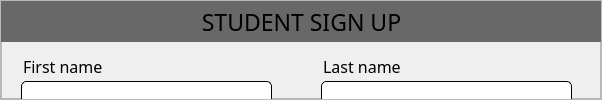
        <widget class="QWidget" name="page_10">
         <layout class="QHBoxLayout" name="horizontalLayout_32">
          <property name="spacing">
           <number>0</number>
          </property>
          <property name="leftMargin">
           <number>0</number>
          </property>
          <property name="topMargin">
           <number>0</number>
          </property>
          <property name="rightMargin">
           <number>0</number>
          </property>
          <property name="bottomMargin">
           <number>0</number>
          </property>
          <item>
           <widget class="QFrame" name="frame_71">
            <property name="minimumSize">
             <size>
              <width>0</width>
              <height>0</height>
             </size>
            </property>
            <property name="maximumSize">
             <size>
              <width>470</width>
              <height>16777215</height>
             </size>
            </property>
            <property name="styleSheet">
             <string notr="true">background-image: url(:/images/images/signup.jpg);</string>
            </property>
            <property name="frameShape">
             <enum>QFrame::StyledPanel</enum>
            </property>
            <property name="frameShadow">
             <enum>QFrame::Raised</enum>
            </property>
           </widget>
          </item>
          <item>
           <widget class="QFrame" name="frame_72">
            <property name="frameShape">
             <enum>QFrame::StyledPanel</enum>
            </property>
            <property name="frameShadow">
             <enum>QFrame::Raised</enum>
            </property>
            <layout class="QHBoxLayout" name="horizontalLayout_33">
             <property name="spacing">
              <number>0</number>
             </property>
             <property name="leftMargin">
              <number>0</number>
             </property>
             <property name="topMargin">
              <number>0</number>
             </property>
             <property name="rightMargin">
              <number>0</number>
             </property>
             <property name="bottomMargin">
              <number>0</number>
             </property>
             <item>
              <widget class="QFrame" name="frame_73">
               <property name="frameShape">
                <enum>QFrame::StyledPanel</enum>
               </property>
               <property name="frameShadow">
                <enum>QFrame::Raised</enum>
               </property>
              </widget>
             </item>
             <item>
              <widget class="QFrame" name="frame_75">
               <property name="minimumSize">
                <size>
                 <width>600</width>
                 <height>0</height>
                </size>
               </property>
               <property name="maximumSize">
                <size>
                 <width>600</width>
                 <height>16777215</height>
                </size>
               </property>
               <property name="frameShape">
                <enum>QFrame::StyledPanel</enum>
               </property>
               <property name="frameShadow">
                <enum>QFrame::Raised</enum>
               </property>
               <widget class="QPushButton" name="pushButton_18">
                <property name="geometry">
                 <rect>
                  <x>410</x>
                  <y>440</y>
                  <width>151</width>
                  <height>41</height>
                 </rect>
                </property>
                <property name="font">
                 <font>
                  <pointsize>11</pointsize>
                 </font>
                </property>
                <property name="cursor">
                 <cursorShape>PointingHandCursor</cursorShape>
                </property>
                <property name="styleSheet">
                 <string notr="true">background-color: rgb(1, 198, 17);
border-radius:5px </string>
                </property>
                <property name="text">
                 <string>Register</string>
                </property>
               </widget>
               <widget class="QLineEdit" name="lineEdit_11">
                <property name="geometry">
                 <rect>
                  <x>20</x>
                  <y>80</y>
                  <width>251</width>
                  <height>31</height>
                 </rect>
                </property>
                <property name="styleSheet">
                 <string notr="true">border: 1.1px solid black;
padding-left: 10 px;
border-radius:5px
</string>
                </property>
                <property name="echoMode">
                 <enum>QLineEdit::Normal</enum>
                </property>
               </widget>
               <widget class="QLabel" name="label_18">
                <property name="geometry">
                 <rect>
                  <x>22</x>
                  <y>55</y>
                  <width>111</width>
                  <height>21</height>
                 </rect>
                </property>
                <property name="font">
                 <font>
                  <family>Nova Flat</family>
                  <pointsize>12</pointsize>
                 </font>
                </property>
                <property name="styleSheet">
                 <string notr="true">border-radius:7px;
background: none;
</string>
                </property>
                <property name="text">
                 <string>First name</string>
                </property>
                <property name="alignment">
                 <set>Qt::AlignLeading|Qt::AlignLeft|Qt::AlignVCenter</set>
                </property>
               </widget>
               <widget class="QPushButton" name="pushButton_22">
                <property name="geometry">
                 <rect>
                  <x>20</x>
                  <y>440</y>
                  <width>151</width>
                  <height>41</height>
                 </rect>
                </property>
                <property name="font">
                 <font>
                  <pointsize>11</pointsize>
                 </font>
                </property>
                <property name="cursor">
                 <cursorShape>PointingHandCursor</cursorShape>
                </property>
                <property name="styleSheet">
                 <string notr="true">background-color: rgb(0, 0, 203);
border-radius:5px;
color: rgb(188, 188, 188);</string>
                </property>
                <property name="text">
                 <string>Back to login</string>
                </property>
               </widget>
               <widget class="QLabel" name="label_19">
                <property name="geometry">
                 <rect>
                  <x>0</x>
                  <y>0</y>
                  <width>601</width>
                  <height>41</height>
                 </rect>
                </property>
                <property name="font">
                 <font>
                  <family>Nova Flat</family>
                  <pointsize>17</pointsize>
                 </font>
                </property>
                <property name="styleSheet">
                 <string notr="true">border-radius:0px;
background: rgb(104, 104, 104);
</string>
                </property>
                <property name="text">
                 <string>STUDENT SIGN UP</string>
                </property>
                <property name="alignment">
                 <set>Qt::AlignCenter</set>
                </property>
               </widget>
               <widget class="QLabel" name="label_20">
                <property name="geometry">
                 <rect>
                  <x>322</x>
                  <y>55</y>
                  <width>111</width>
                  <height>21</height>
                 </rect>
                </property>
                <property name="font">
                 <font>
                  <family>Nova Flat</family>
                  <pointsize>12</pointsize>
                 </font>
                </property>
                <property name="styleSheet">
                 <string notr="true">border-radius:7px;
background: none;
</string>
                </property>
                <property name="text">
                 <string>Last name</string>
                </property>
                <property name="alignment">
                 <set>Qt::AlignLeading|Qt::AlignLeft|Qt::AlignVCenter</set>
                </property>
               </widget>
               <widget class="QLineEdit" name="lineEdit_12">
                <property name="geometry">
                 <rect>
                  <x>320</x>
                  <y>80</y>
                  <width>251</width>
                  <height>31</height>
                 </rect>
                </property>
                <property name="styleSheet">
                 <string notr="true">border: 1.1px solid black;
padding-left: 10 px;
border-radius:5px
</string>
                </property>
                <property name="echoMode">
                 <enum>QLineEdit::Normal</enum>
                </property>
               </widget>
               <widget class="QLabel" name="label_21">
                <property name="geometry">
                 <rect>
                  <x>322</x>
                  <y>145</y>
                  <width>111</width>
                  <height>21</height>
                 </rect>
                </property>
                <property name="font">
                 <font>
                  <family>Nova Flat</family>
                  <pointsize>12</pointsize>
                 </font>
                </property>
                <property name="styleSheet">
                 <string notr="true">border-radius:7px;
background: none;
</string>
                </property>
                <property name="text">
                 <string>Email address</string>
                </property>
                <property name="alignment">
                 <set>Qt::AlignLeading|Qt::AlignLeft|Qt::AlignVCenter</set>
                </property>
               </widget>
               <widget class="QLabel" name="label_22">
                <property name="geometry">
                 <rect>
                  <x>22</x>
                  <y>145</y>
                  <width>141</width>
                  <height>21</height>
                 </rect>
                </property>
                <property name="font">
                 <font>
                  <family>Nova Flat</family>
                  <pointsize>12</pointsize>
                 </font>
                </property>
                <property name="styleSheet">
                 <string notr="true">border-radius:7px;
background: none;
</string>
                </property>
                <property name="text">
                 <string>Phone number</string>
                </property>
                <property name="alignment">
                 <set>Qt::AlignLeading|Qt::AlignLeft|Qt::AlignVCenter</set>
                </property>
               </widget>
               <widget class="QLineEdit" name="lineEdit_13">
                <property name="geometry">
                 <rect>
                  <x>320</x>
                  <y>170</y>
                  <width>251</width>
                  <height>31</height>
                 </rect>
                </property>
                <property name="styleSheet">
                 <string notr="true">border: 1.1px solid black;
padding-left: 10 px;
border-radius:5px
</string>
                </property>
                <property name="echoMode">
                 <enum>QLineEdit::Normal</enum>
                </property>
               </widget>
               <widget class="QLineEdit" name="lineEdit_14">
                <property name="geometry">
                 <rect>
                  <x>20</x>
                  <y>170</y>
                  <width>251</width>
                  <height>31</height>
                 </rect>
                </property>
                <property name="styleSheet">
                 <string notr="true">border: 1.1px solid black;
padding-left: 10 px;
border-radius:5px
</string>
                </property>
                <property name="echoMode">
                 <enum>QLineEdit::Normal</enum>
                </property>
               </widget>
               <widget class="QLabel" name="label_23">
                <property name="geometry">
                 <rect>
                  <x>322</x>
                  <y>245</y>
                  <width>171</width>
                  <height>21</height>
                 </rect>
                </property>
                <property name="font">
                 <font>
                  <family>Nova Flat</family>
                  <pointsize>12</pointsize>
                 </font>
                </property>
                <property name="styleSheet">
                 <string notr="true">border-radius:7px;
background: none;
</string>
                </property>
                <property name="text">
                 <string>Select your lecturers</string>
                </property>
                <property name="alignment">
                 <set>Qt::AlignLeading|Qt::AlignLeft|Qt::AlignVCenter</set>
                </property>
               </widget>
               <widget class="QLabel" name="label_24">
                <property name="geometry">
                 <rect>
                  <x>22</x>
                  <y>245</y>
                  <width>111</width>
                  <height>21</height>
                 </rect>
                </property>
                <property name="font">
                 <font>
                  <family>Nova Flat</family>
                  <pointsize>12</pointsize>
                 </font>
                </property>
                <property name="styleSheet">
                 <string notr="true">border-radius:7px;
background: none;
</string>
                </property>
                <property name="text">
                 <string>Course</string>
                </property>
                <property name="alignment">
                 <set>Qt::AlignLeading|Qt::AlignLeft|Qt::AlignVCenter</set>
                </property>
               </widget>
               <widget class="QComboBox" name="comboBox">
                <property name="geometry">
                 <rect>
                  <x>320</x>
                  <y>271</y>
                  <width>201</width>
                  <height>31</height>
                 </rect>
                </property>
                <property name="styleSheet">
                 <string notr="true">border: 1.1px solid black;
padding-left: 10 px;
border-radius:5px
</string>
                </property>
               </widget>
               <widget class="QPushButton" name="pushButton_23">
                <property name="geometry">
                 <rect>
                  <x>530</x>
                  <y>270</y>
                  <width>61</width>
                  <height>31</height>
                 </rect>
                </property>
                <property name="font">
                 <font>
                  <pointsize>11</pointsize>
                 </font>
                </property>
                <property name="cursor">
                 <cursorShape>PointingHandCursor</cursorShape>
                </property>
                <property name="styleSheet">
                 <string notr="true">background-color: rgb(0, 0, 203);
border-radius:5px;
color: rgb(188, 188, 188);</string>
                </property>
                <property name="text">
                 <string>Add</string>
                </property>
               </widget>
               <widget class="QComboBox" name="comboBox_2">
                <property name="geometry">
                 <rect>
                  <x>20</x>
                  <y>270</y>
                  <width>251</width>
                  <height>31</height>
                 </rect>
                </property>
                <property name="styleSheet">
                 <string notr="true">border: 1.1px solid black;
padding-left: 10 px;
border-radius:5px
</string>
                </property>
               </widget>
               <widget class="QLineEdit" name="lineEdit_19">
                <property name="geometry">
                 <rect>
                  <x>18</x>
                  <y>365</y>
                  <width>251</width>
                  <height>31</height>
                 </rect>
                </property>
                <property name="styleSheet">
                 <string notr="true">border: 1.1px solid black;
padding-left: 10 px;
border-radius:5px
</string>
                </property>
                <property name="echoMode">
                 <enum>QLineEdit::Password</enum>
                </property>
               </widget>
               <widget class="QLabel" name="label_31">
                <property name="geometry">
                 <rect>
                  <x>320</x>
                  <y>340</y>
                  <width>201</width>
                  <height>21</height>
                 </rect>
                </property>
                <property name="font">
                 <font>
                  <family>Nova Flat</family>
                  <pointsize>12</pointsize>
                 </font>
                </property>
                <property name="styleSheet">
                 <string notr="true">border-radius:7px;
background: none;
</string>
                </property>
                <property name="text">
                 <string>Repeat Password</string>
                </property>
                <property name="alignment">
                 <set>Qt::AlignLeading|Qt::AlignLeft|Qt::AlignVCenter</set>
                </property>
               </widget>
               <widget class="QLineEdit" name="lineEdit_20">
                <property name="geometry">
                 <rect>
                  <x>318</x>
                  <y>365</y>
                  <width>251</width>
                  <height>31</height>
                 </rect>
                </property>
                <property name="styleSheet">
                 <string notr="true">border: 1.1px solid black;
padding-left: 10 px;
border-radius:5px
</string>
                </property>
                <property name="echoMode">
                 <enum>QLineEdit::Password</enum>
                </property>
               </widget>
               <widget class="QLabel" name="label_32">
                <property name="geometry">
                 <rect>
                  <x>20</x>
                  <y>340</y>
                  <width>141</width>
                  <height>21</height>
                 </rect>
                </property>
                <property name="font">
                 <font>
                  <family>Nova Flat</family>
                  <pointsize>12</pointsize>
                 </font>
                </property>
                <property name="styleSheet">
                 <string notr="true">border-radius:7px;
background: none;
</string>
                </property>
                <property name="text">
                 <string>Password</string>
                </property>
                <property name="alignment">
                 <set>Qt::AlignLeading|Qt::AlignLeft|Qt::AlignVCenter</set>
                </property>
               </widget>
              </widget>
             </item>
             <item>
              <widget class="QFrame" name="frame_74">
               <property name="frameShape">
                <enum>QFrame::StyledPanel</enum>
               </property>
               <property name="frameShadow">
                <enum>QFrame::Raised</enum>
               </property>
              </widget>
             </item>
            </layout>
           </widget>
          </item>
         </layout>
        </widget>
